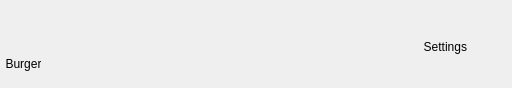
<?xml version="1.0" encoding="UTF-8"?>
<ui version="4.0">
 <class>WidgetFooter</class>
 <widget class="QWidget" name="WidgetFooter">
  <property name="geometry">
   <rect>
    <x>0</x>
    <y>0</y>
    <width>512</width>
    <height>88</height>
   </rect>
  </property>
  <property name="minimumSize">
   <size>
    <width>40</width>
    <height>40</height>
   </size>
  </property>
  <property name="maximumSize">
   <size>
    <width>16777215</width>
    <height>88</height>
   </size>
  </property>
  <property name="windowTitle">
   <string>Form</string>
  </property>
  <property name="styleSheet">
   <string notr="true"/>
  </property>
  <layout class="QHBoxLayout" name="horizontalLayout_2">
   <property name="leftMargin">
    <number>6</number>
   </property>
   <property name="rightMargin">
    <number>4</number>
   </property>
   <property name="bottomMargin">
    <number>6</number>
   </property>
   <item>
    <widget class="QWidget" name="widget" native="true">
     <layout class="QVBoxLayout" name="verticalLayout">
      <property name="spacing">
       <number>0</number>
      </property>
      <property name="leftMargin">
       <number>0</number>
      </property>
      <property name="topMargin">
       <number>0</number>
      </property>
      <property name="rightMargin">
       <number>0</number>
      </property>
      <property name="bottomMargin">
       <number>0</number>
      </property>
      <item>
       <widget class="QPushButton" name="pushButton_settingsA">
        <property name="sizePolicy">
         <sizepolicy hsizetype="Fixed" vsizetype="Fixed">
          <horstretch>0</horstretch>
          <verstretch>0</verstretch>
         </sizepolicy>
        </property>
        <property name="minimumSize">
         <size>
          <width>35</width>
          <height>35</height>
         </size>
        </property>
        <property name="maximumSize">
         <size>
          <width>35</width>
          <height>35</height>
         </size>
        </property>
        <property name="text">
         <string/>
        </property>
        <property name="iconSize">
         <size>
          <width>25</width>
          <height>25</height>
         </size>
        </property>
        <property name="autoDefault">
         <bool>false</bool>
        </property>
        <property name="flat">
         <bool>true</bool>
        </property>
       </widget>
      </item>
      <item>
       <widget class="ClickableLabel" name="label_burgerAnim">
        <property name="sizePolicy">
         <sizepolicy hsizetype="Fixed" vsizetype="Fixed">
          <horstretch>0</horstretch>
          <verstretch>0</verstretch>
         </sizepolicy>
        </property>
        <property name="minimumSize">
         <size>
          <width>35</width>
          <height>35</height>
         </size>
        </property>
        <property name="maximumSize">
         <size>
          <width>35</width>
          <height>35</height>
         </size>
        </property>
        <property name="text">
         <string>Burger</string>
        </property>
        <property name="alignment">
         <set>Qt::AlignmentFlag::AlignCenter</set>
        </property>
        <property name="wordWrap">
         <bool>false</bool>
        </property>
        <property name="margin">
         <number>0</number>
        </property>
        <property name="indent">
         <number>0</number>
        </property>
       </widget>
      </item>
     </layout>
    </widget>
   </item>
   <item>
    <widget class="QLabel" name="label_settings">
     <property name="sizePolicy">
      <sizepolicy hsizetype="Ignored" vsizetype="Ignored">
       <horstretch>0</horstretch>
       <verstretch>0</verstretch>
      </sizepolicy>
     </property>
     <property name="minimumSize">
      <size>
       <width>0</width>
       <height>0</height>
      </size>
     </property>
     <property name="text">
      <string>Settings</string>
     </property>
     <property name="scaledContents">
      <bool>false</bool>
     </property>
     <property name="alignment">
      <set>Qt::AlignmentFlag::AlignRight|Qt::AlignmentFlag::AlignTrailing|Qt::AlignmentFlag::AlignVCenter</set>
     </property>
    </widget>
   </item>
   <item>
    <widget class="QPushButton" name="pushButton_settingsB">
     <property name="sizePolicy">
      <sizepolicy hsizetype="Fixed" vsizetype="Fixed">
       <horstretch>35</horstretch>
       <verstretch>35</verstretch>
      </sizepolicy>
     </property>
     <property name="minimumSize">
      <size>
       <width>35</width>
       <height>35</height>
      </size>
     </property>
     <property name="maximumSize">
      <size>
       <width>35</width>
       <height>35</height>
      </size>
     </property>
     <property name="styleSheet">
      <string notr="true"/>
     </property>
     <property name="text">
      <string/>
     </property>
     <property name="iconSize">
      <size>
       <width>25</width>
       <height>25</height>
      </size>
     </property>
     <property name="flat">
      <bool>true</bool>
     </property>
    </widget>
   </item>
  </layout>
 </widget>
 <customwidgets>
  <customwidget>
   <class>ClickableLabel</class>
   <extends>QLabel</extends>
    <header location="global">gui/clickablelabel.h</header>
  </customwidget>
 </customwidgets>
 <resources/>
 <connections/>
</ui>
